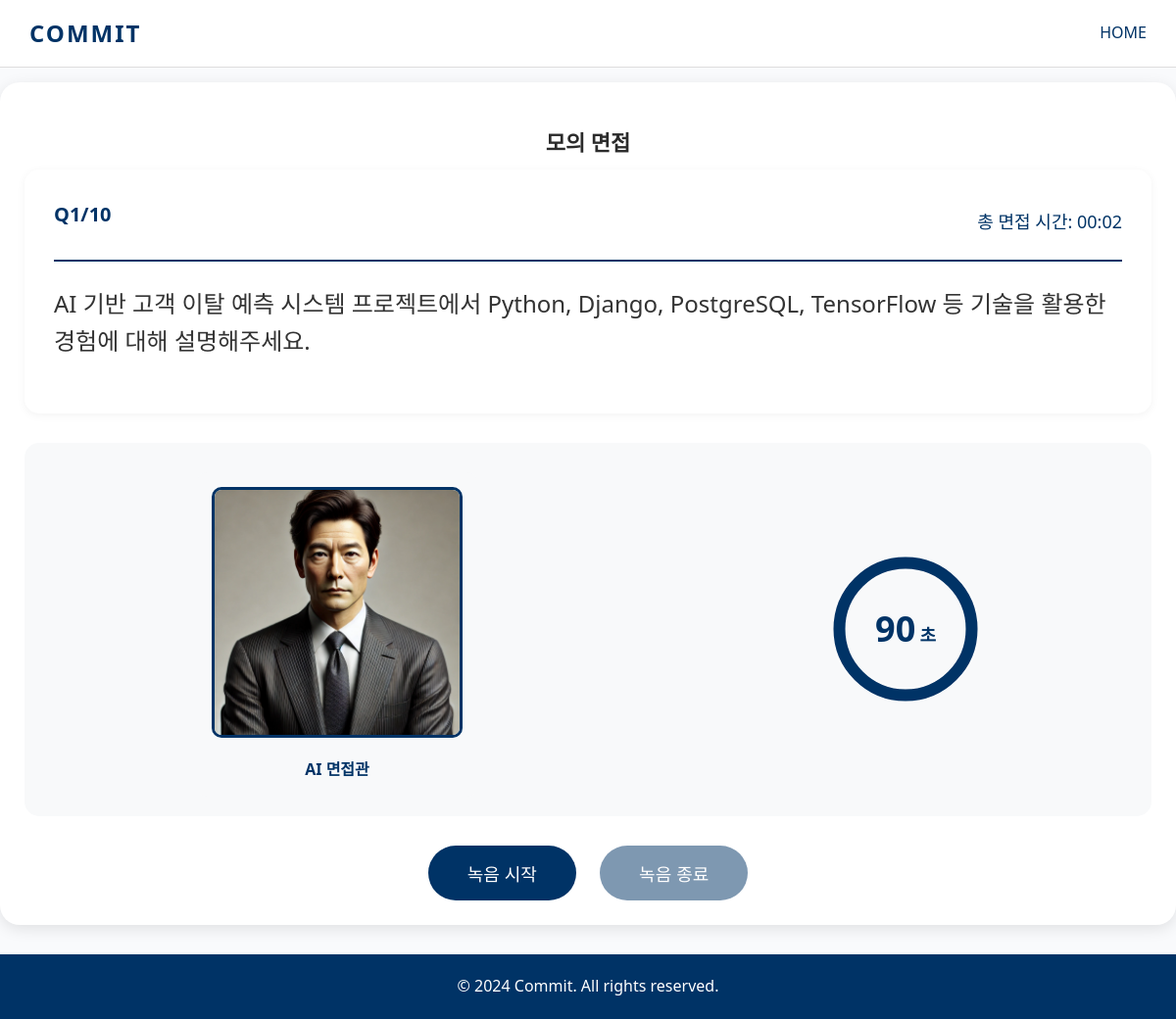
Before: /interview/1/ with the older database file.
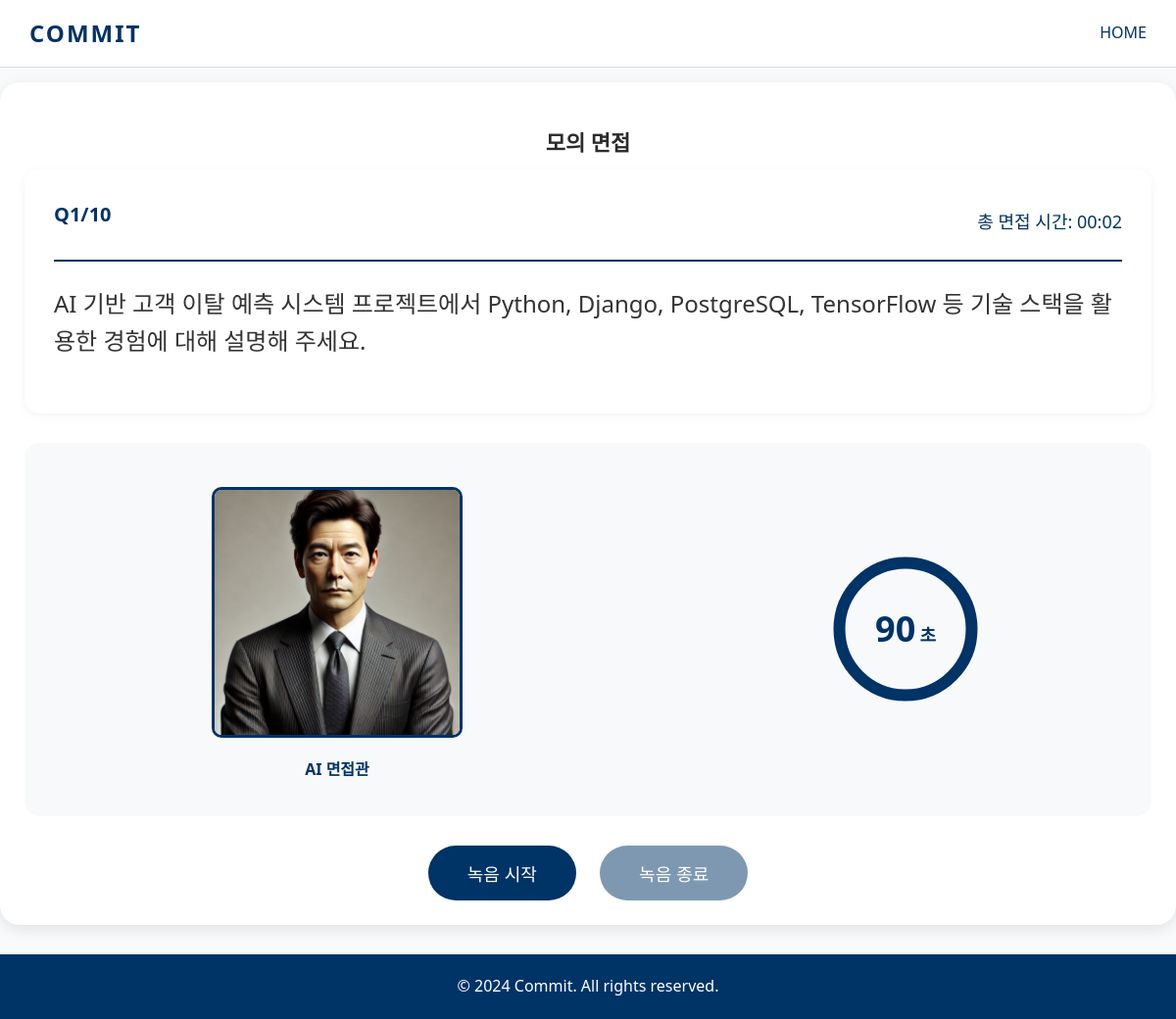
After: the same page with the newer database file.
### interview/models.py (models this page shows, shortened)
class Question(models.Model):
    resume = models.ForeignKey(Resume, on_delete=models.CASCADE, null=True)
    text = models.TextField(default="")
    category = models.CharField(max_length=100)
    order = models.IntegerField() # 질문 순서
    is_used = models.BooleanField(default=False) # 사용 여부
    job_posting = models.ForeignKey('JobPosting', on_delete=models.SET_NULL, null=True, blank=True)
    created_at = models.DateTimeField(auto_now_add=True)
    class Meta:
        ordering = ['order']

### interview/views.py (the view)
# urls.py: path('interview/<int:resume_id>/', views.interview_page, name='interview'),
def interview_page(request, resume_id):
    try:
        questions = Question.objects.filter(resume_id=resume_id).order_by('order')
        first_question = questions.first()
        context = {
            'questions': questions,
            'resume_id': resume_id,
            'total_questions': questions.count(),
            'question': first_question.text,
            'question_id': first_question.id
        }
        return render(request, 'interview.html', context)
    except Exception as e:
        return redirect('main_page')

### interview/templates/interview.html (shortened to what this page needs)
<!DOCTYPE html>
<html lang="ko">
<head>
    {% load static %}
    <link rel="stylesheet" href="{% static 'css/interview_style.css' %}">
</head>
<body>
    <header class="header">
        <div class="logo">COMMIT</div>
        <nav class="nav">
            <a href="{% url 'main_page' %}" class="home-button" id="homeButton">HOME</a>
        </nav>
    </header>
    <div class="container">
        <h2>모의 면접</h2>
        <div class="question-box" id="questionBox">
            <div class="question-header">
                <h3 id="questionNumber">Q1/{{ total_questions }}</h3>
                <span class="total-time">총 면접 시간: <span id="totalTime">00:00</span>
            </div>
            <p id="questionText">{{ question }}</p>
        </div>
        <div class="interview-layout">
            <div class="interviewer-section">
                <img src="{% static 'images/interviewer1.png' %}" alt="면접관" class="interviewer-image">
                <div class="interviewer-info">
                    <span class="interviewer-name">AI 면접관</span>
                </div>
            </div>
            <div class="timer-container">
                <div class="circular-timer">
                    <svg class="timer-svg" viewBox="0 0 100 100">
                        <circle class="timer-background" cx="50" cy="50" r="45"/>
                        <circle class="timer-progress" cx="50" cy="50" r="45"/>
                    </svg>
                    <div class="timer-text">
                        <span id="timer">90</span>
                        <span class="unit">초</span>
                    </div>
                </div>
            </div>
        </div>
        <div class="voice-controls" id="voiceControls">
            <button type="button" id="startRecording">녹음 시작</button>
            <button type="button" id="stopRecording" disabled>녹음 종료</button>
        </div>
    </div>
    <footer>
        &copy; 2024 Commit. All rights reserved.
    </footer>
</body>
</html>

Changed rows visible on the page:
removed Question: text "AI 기반 고객 이탈 예측 시스템 프로젝트에서 Python, Django, PostgreSQL, TensorFlow 등 기술을 활용한 경험에 대해 설명해주세요."
added Question: text "AI 기반 고객 이탈 예측 시스템 프로젝트에서 Python, Django, PostgreSQL, TensorFlow 등 기술 스택을 활용한 경험에 대해 설명해 주세요."
